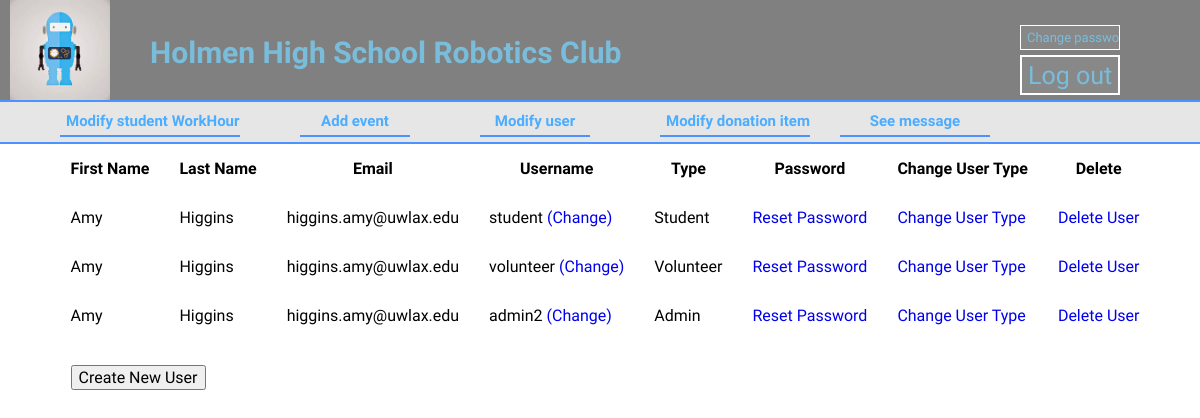
Page /modifyUser.php (signed in) on the committed database.
### tables this page shows
CREATE TABLE IF NOT EXISTS `users` (
  `id` int(11) NOT NULL COMMENT 'primary key',
  `first` text,
  `last` text,
  `email` text NOT NULL,
  `username` varchar(20) NOT NULL DEFAULT '' COMMENT 'username',
  `password` varchar(60) NOT NULL COMMENT 'password',
  `auth` varchar(1) NOT NULL COMMENT 'authorization {A, S, V}',
  `removed` int(1) NOT NULL DEFAULT '0'
);

### modifyUser.php (the view, shortened to what this page needs)
<!doctype html>
<html>
  <head>
    <link rel="stylesheet" type="text/css" href="normalize.css/normalize.css" />
    <link rel="stylesheet" type="text/css" href="theme.css" />
  </head>
  <body>
	  <div id = "title">
        <a href="Admin.php">
			<h2 id = "titleName">
			  <img id = "titleIcon" src = "img/bot2.jpg"  alt="icon"> Holmen High School Robotics Club
			</h2>
        </a>
		<input id = "log" class="button"  type="button" onClick="location.href='logout.php'" value="Log out">
		<input id = "changePassword" class="button"  type="button" onClick="location.href='changePassword.php'" value="Change password">
	  </div>
	  <div id="label">
		<input id = "modifyHours" class="labelButton" type="button" onClick="location.href='modifyStudentHours.html'" value="Modify student WorkHours ">
		<input id = "addEvent" class="labelButton" type="button" onClick="location.href='newEvent.php'" value="Add event">
		<input id = "modifyUser" class="labelButton" type="button" onClick="location.href='modifyUser.php'" value="Modify user">
		<input id = "modifyItems" class="labelButton" type="button" onClick="location.href='modifyItems.html'" value="Modify donation items">
		<input id = "seeMessage" class="labelButton" type="button" onClick="location.href='seeMessage.html'" value="See message">
	  </div>
	  <div id="body">
		<?php
		$connection = mysqli_connect("localhost", "root", "091904", "holmenHighSchool");
		$user = $_SESSION['login_user'];
		$result = mysqli_query($connection, "select * from users where username !='$user'");
		if ($result) {
			echo '<table><tr><th>First Name</th><th>Last Name</th><th>Email</th>'
				.'<th>Username</th><th>Type</th><th>Password</th><th>Change User Type</th><th>Delete</th></tr>';
			while($row = mysqli_fetch_assoc($result)) {
				switch ($row["auth"]){
					case "A":
						$userType = 'Admin';
						break;
					case "V":
						$userType = 'Volunteer';
						break;
					default:
						$userType = 'Student';
						break;
				}
				echo "<tr><td>".$row["first"]."</td><td>".$row["last"]."</td><td>".$row["email"]."</td><td>"
					.$row["username"]."<a href='changeUsername.php?username="
					.$row["username"]."'> (Change)</a></td><td>".$userType."</td><td><a href='resetPassword.php?username="
					.$row["username"]."'>Reset Password</a></td><td><a href='changeAuth.php?username="
					.$row["username"]."'>Change User Type</a></td><td><a href='deleteUser.php?username="
					.$row["username"]."'>Delete User</a></td></tr>";
			}
			echo '<tr style="height: 50px;"><td><input id="newUser" class="button" type="button" onClick="location.href=\'newUser.php\'" value="Create New User"></td></tr>';
			echo "</table>";
		} else {
			echo "0 results";
		}
		?>
	  </div>
  </body>
</html>

### theme.css (style rules this page uses)
body { font-family: 'Cuprum','Lucida Sans Unicode', 'Lucida Grande', sans-serif; }
#body { margin: 0 20px 40px 5px; position:relative; overflow:hidden; width: 100%; height: 100%; color: black; }
#label { position:relative; overflow:hidden; border-bottom: 2px solid rgb(75,148,255); width: 100%; height: 40px; background: #E6E6E6; }
#title { position:relative; overflow:hidden; border-bottom: 2px solid rgb(75,148,255); width: 100%; height: 100px; background: grey; }
#titleName { position: relative; top: 10px; font-size: 30px; color: rgb(121,189,219); left: 150px; width: 50%; }
#titleIcon { height: 100px; width: 100px; position: absolute; left: -140px; top: -35px; }
.button { position: absolute; }
#changePassword { border: hidden; height:25px; width:100px; color: rgb(121,189,219); background-color: #888888; top:25px; left: 85%; font-size: 13px; border: 1px solid white; }
#log { height:40px; width:100px; color: rgb(121,189,219); background-color: #888888; border-color: white; top:55px; left:85%; font-size: 25px; border-style: solid; }
.labelButton { position: absolute; color: rgb(75,173,255); background-color: #E6E6E6; border-color: rgb(75,173,255); font-weight: 900; border-style:hidden; border-bottom: 2px solid rgb(75,148,255); }
#modifyHours { height:30px; width:180px; top:5px; left:5%; font-size: 15px; }
#addEvent { height:30px; width:110px; top:5px; left:25%; font-size: 15px; }
#modifyUser { height:30px; width:110px; top:5px; left:40%; font-size: 15px; }
#modifyItems { height:30px; width:150px; top:5px; left:55%; font-size: 15px; }
#seeMessage { height:30px; width:150px; top:5px; left:70%; font-size: 15px; }
a { text-decoration: none; }

### rows in the picture
users: first "Amy", last "Higgins", email "higgins.amy@uwlax.edu", username "student", auth "Student"
users: first "Amy", last "Higgins", email "higgins.amy@uwlax.edu", username "volunteer", auth "Volunteer"
users: first "Amy", last "Higgins", email "higgins.amy@uwlax.edu", username "admin2", auth "Admin"
